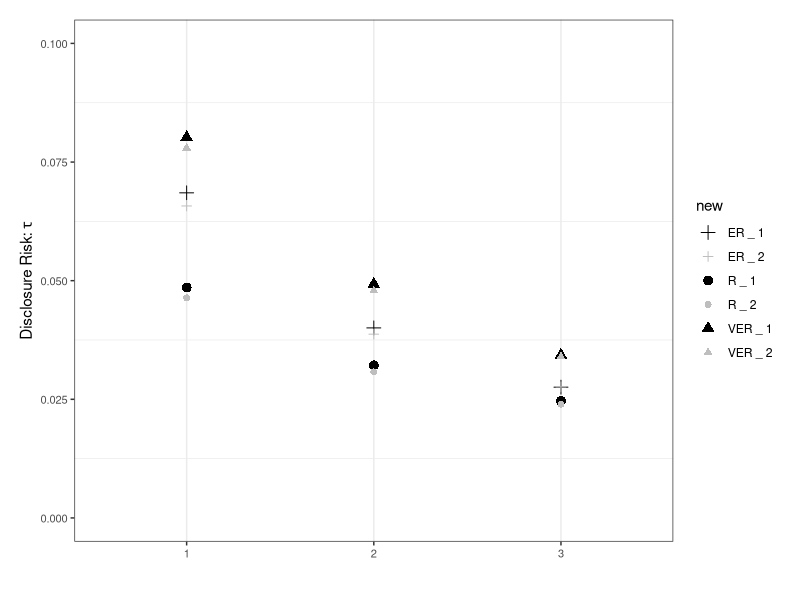
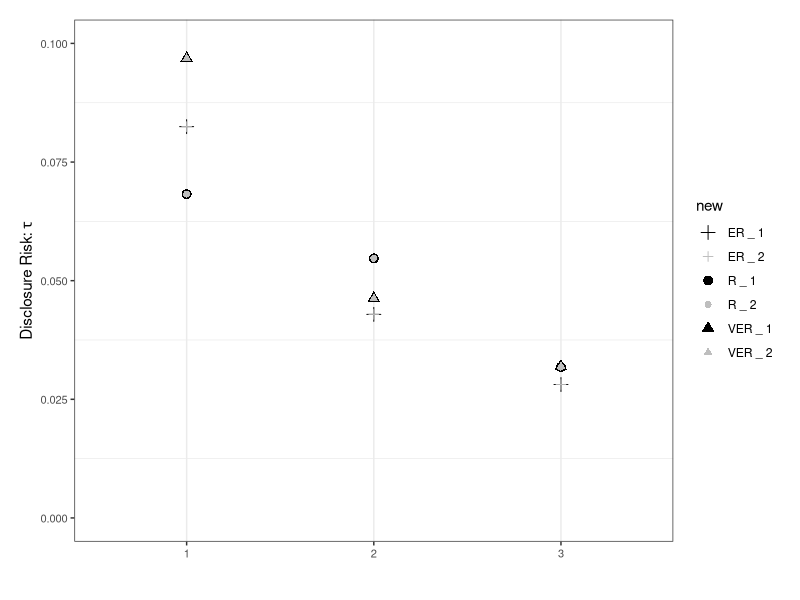
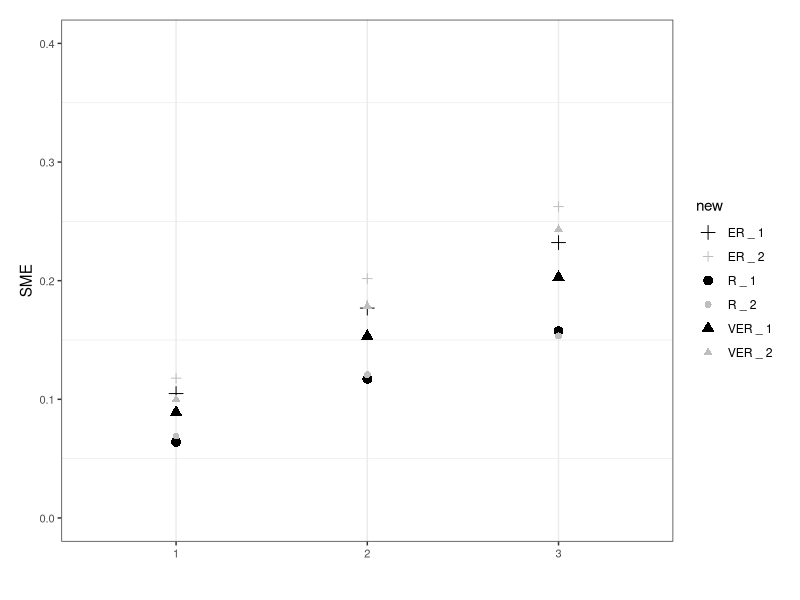
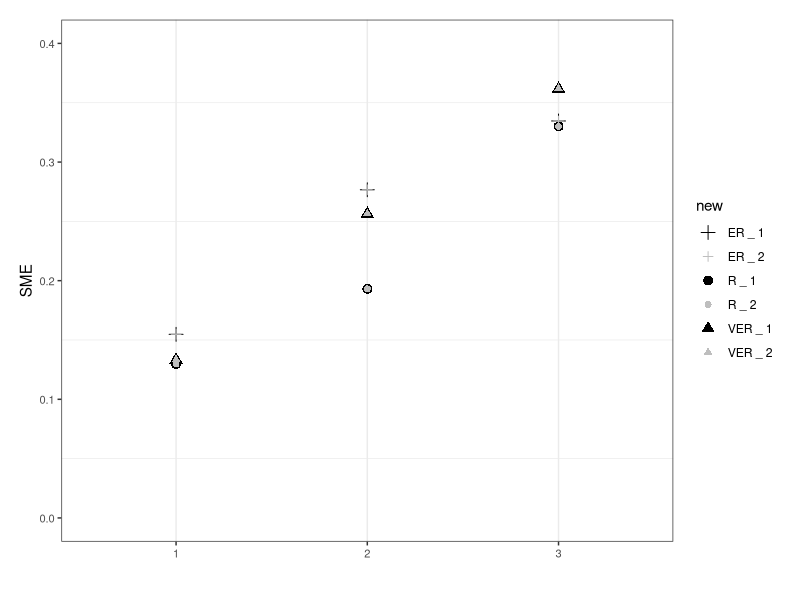
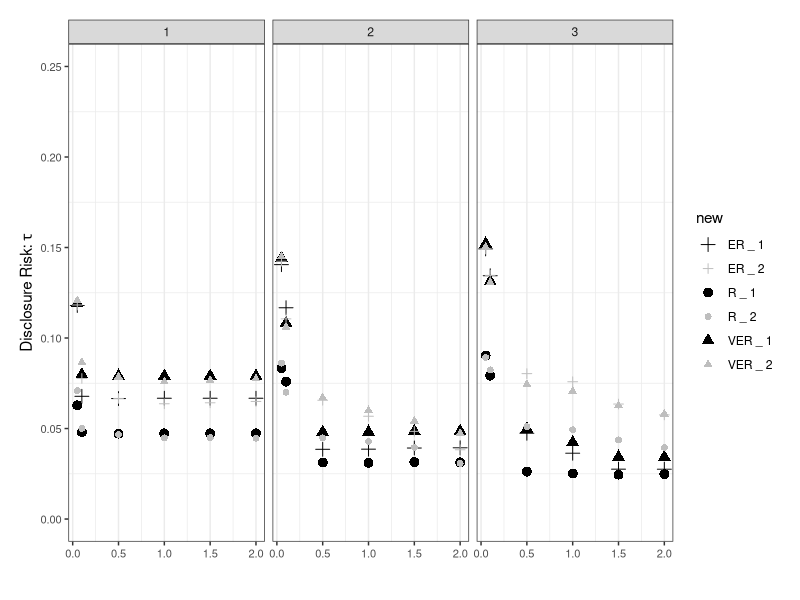
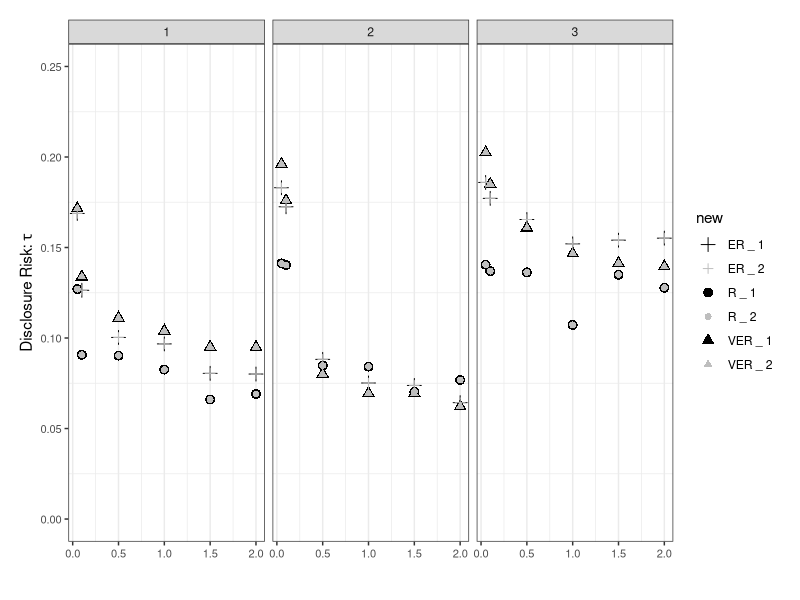
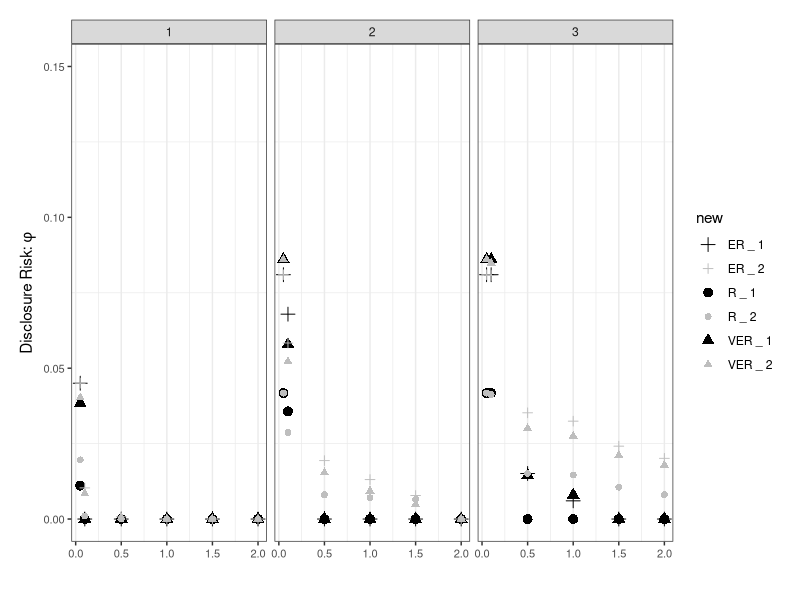
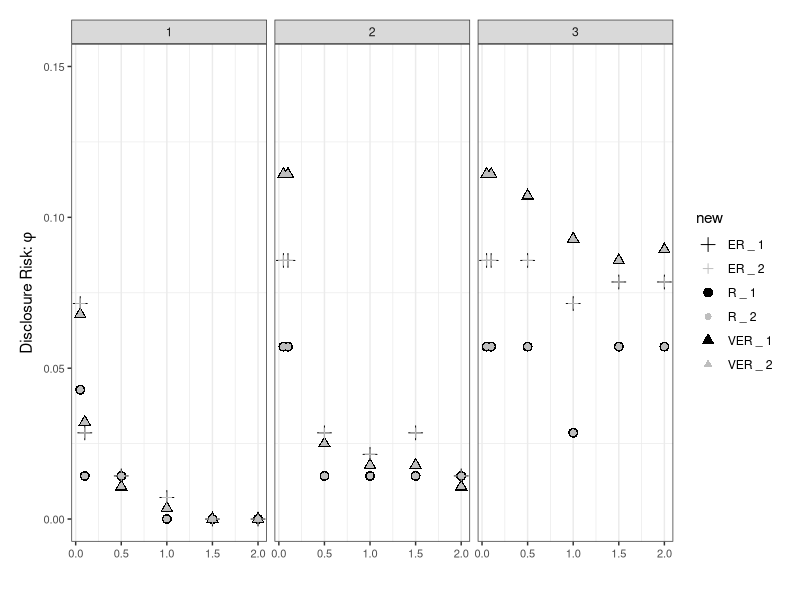

These charts were generated, in order, by the following R code:
library(ggplot2)
library(dplyr)

########------------- Read data -------------############

options(scipen=999)
scm1.data <- readr::read_csv("set_coverage_franklin.csv",show_col_types = FALSE)
mcm1.data <- readr::read_csv("max_coverage_franklin.csv",show_col_types = FALSE)
scm2.data <- readr::read_csv("set_coverage_guernsey.csv",show_col_types = FALSE)
mcm2.data <- readr::read_csv("max_coverage_guernsey.csv",show_col_types = FALSE)

########------------- Set coverage -------------############

scm1.data$predicate <- factor(scm1.data$predicate, levels = c("VER", "ER", "R"))
scm1.data$new <- paste(scm1.data$predicate, '_', scm1.data$coverage)
scm2.data$predicate <- factor(scm2.data$predicate, levels = c("VER", "ER", "R"))
scm2.data$new <- paste(scm2.data$predicate, '_', scm2.data$coverage)

f1 <- ggplot(data = scm1.data, aes(x=factor(lambda), y=risk_1, fill=new)) +
  geom_point(aes(shape=new, color=new, size=new)) +
  labs(y = expression("Disclosure Risk:" ~tau), x = "") +
  ylim(0, 0.1) +
  scale_shape_manual(values=c(3, 3, 16, 16, 17, 17)) +
  scale_colour_manual(values=c("black", "gray", "black", "gray", "black", "gray")) +
  scale_size_manual(values=c(3, 2, 3, 2, 3, 2)) +
  theme_bw() + 
  theme(plot.margin = margin(0.5, 0.5, 0.5, 0.5, unit = "cm"),
        strip.placement = "outside",
        axis.text = element_text(size = 8),
        panel.grid.major.y = element_blank())
f1

g1 <- ggplot(data = scm2.data, aes(x=factor(lambda), y=risk_1, fill=new)) +
  geom_point(aes(shape=new, color=new, size=new)) +
  labs(y = expression("Disclosure Risk:" ~tau), x = "") +
  ylim(0, 0.1) +
  scale_shape_manual(values=c(3, 3, 16, 16, 17, 17)) +
  scale_colour_manual(values=c("black", "gray", "black", "gray", "black", "gray")) +
  scale_size_manual(values=c(3, 2, 3, 2, 3, 2)) +
  theme_bw() + 
  theme(plot.margin = margin(0.5, 0.5, 0.5, 0.5, unit = "cm"),
        strip.placement = "outside",
        axis.text = element_text(size = 8),
        panel.grid.major.y = element_blank())
g1

f2 <- ggplot(data = scm1.data, aes(x=factor(lambda), y=smape, fill=new)) +
  geom_point(aes(shape=new, color=new, size=new)) +
  labs(y = "SME", x = "") +
  ylim(0, 0.4) +
  scale_shape_manual(values=c(3, 3, 16, 16, 17, 17)) +
  scale_colour_manual(values=c("black", "gray", "black", "gray", "black", "gray")) +
  scale_size_manual(values=c(3, 2, 3, 2, 3, 2)) +
  theme_bw() + 
  theme(plot.margin = margin(0.5, 0.5, 0.5, 0.5, unit = "cm"),
        strip.placement = "outside",
        axis.text = element_text(size = 8),
        panel.grid.major.y = element_blank())
f2

g2 <- ggplot(data = scm2.data, aes(x=factor(lambda), y=smape, fill=new)) +
  geom_point(aes(shape=new, color=new, size=new)) +
  labs(y = "SME", x = "") +
  ylim(0, 0.4) +
  scale_shape_manual(values=c(3, 3, 16, 16, 17, 17)) +
  scale_colour_manual(values=c("black", "gray", "black", "gray", "black", "gray")) +
  scale_size_manual(values=c(3, 2, 3, 2, 3, 2)) +
  theme_bw() + 
  theme(plot.margin = margin(0.5, 0.5, 0.5, 0.5, unit = "cm"),
        strip.placement = "outside",
        axis.text = element_text(size = 8),
        panel.grid.major.y = element_blank())
g2

########------------- Max coverage -------------############

mcm1.data$predicate <- factor(mcm1.data$predicate, levels = c("VER", "ER", "R"))
mcm1.data$new <- paste(mcm1.data$predicate, '_', mcm1.data$coverage)
mcm2.data$predicate <- factor(mcm2.data$predicate, levels = c("VER", "ER", "R"))
mcm2.data$new <- paste(mcm2.data$predicate, '_', mcm2.data$coverage)

f3 <- ggplot(data = mcm1.data, aes(x=u, y=risk_1, fill=new)) +
  geom_point(aes(shape=new, color=new, size=new)) +
  labs(y = expression("Disclosure Risk:" ~tau), x = "") +
  ylim(0, 0.25) +
  facet_grid(cols=vars(lambda)) +
  scale_shape_manual(values=c(3, 3, 16, 16, 17, 17)) +
  scale_colour_manual(values=c("black", "gray", "black", "gray", "black", "gray")) +
  scale_size_manual(values=c(3, 2, 3, 2, 3, 2)) +
  theme_bw() + 
  theme(plot.margin = margin(0.5, 0.5, 0.5, 0.5, unit = "cm"),
        strip.placement = "outside",
        axis.text = element_text(size = 8),
        panel.grid.major.y = element_blank())
f3 

g3 <- ggplot(data = mcm2.data, aes(x=u, y=risk_1, fill=new)) +
  geom_point(aes(shape=new, color=new, size=new)) +
  labs(y = expression("Disclosure Risk:" ~tau), x = "") +
  ylim(0, 0.25) +
  facet_grid(cols=vars(lambda)) +
  scale_shape_manual(values=c(3, 3, 16, 16, 17, 17)) +
  scale_colour_manual(values=c("black", "gray", "black", "gray", "black", "gray")) +
  scale_size_manual(values=c(3, 2, 3, 2, 3, 2)) +
  theme_bw() + 
  theme(plot.margin = margin(0.5, 0.5, 0.5, 0.5, unit = "cm"),
        strip.placement = "outside",
        axis.text = element_text(size = 8),
        panel.grid.major.y = element_blank())
g3

f4 <- ggplot(data = mcm1.data, aes(x=u, y=risk_2, fill=new)) +
  geom_point(aes(shape=new, color=new, size=new)) +
  labs(y = expression("Disclosure Risk:" ~phi), x = "") +
  ylim(0, 0.15) +
  facet_grid(cols=vars(lambda)) +
  scale_shape_manual(values=c(3, 3, 16, 16, 17, 17)) +
  scale_colour_manual(values=c("black", "gray", "black", "gray", "black", "gray")) +
  scale_size_manual(values=c(3, 2, 3, 2, 3, 2)) +
  theme_bw() + 
  theme(plot.margin = margin(0.5, 0.5, 0.5, 0.5, unit = "cm"),
        strip.placement = "outside",
        axis.text = element_text(size = 8),
        panel.grid.major.y = element_blank())
f4 

g4 <- ggplot(data = mcm2.data, aes(x=u, y=risk_2, fill=new)) +
  geom_point(aes(shape=new, color=new, size=new)) +
  labs(y = expression("Disclosure Risk:" ~phi), x = "") +
  ylim(0, 0.15) +
  facet_grid(cols=vars(lambda)) +
  scale_shape_manual(values=c(3, 3, 16, 16, 17, 17)) +
  scale_colour_manual(values=c("black", "gray", "black", "gray", "black", "gray")) +
  scale_size_manual(values=c(3, 2, 3, 2, 3, 2)) +
  theme_bw() + 
  theme(plot.margin = margin(0.5, 0.5, 0.5, 0.5, unit = "cm"),
        strip.placement = "outside",
        axis.text = element_text(size = 8),
        panel.grid.major.y = element_blank())
g4 

f5 <- ggplot(data = mcm1.data, aes(x=u, y=smape, fill=new)) +
  geom_point(aes(shape=new, color=new, size=new)) +
  labs(y = "SME") +
  ylim(0, 0.3) +
  facet_grid(cols=vars(lambda)) +
  scale_shape_manual(values=c(3, 3, 16, 16, 17, 17)) +
  scale_colour_manual(values=c("black", "gray", "black", "gray", "black", "gray")) +
  scale_size_manual(values=c(3, 2, 3, 2, 3, 2)) +
  theme_bw() + 
  theme(plot.margin = margin(0.5, 0.5, 0.5, 0.5, unit = "cm"),
        strip.placement = "outside",
        axis.text = element_text(size = 8),
        panel.grid.major.y = element_blank())
f5

g5 <- ggplot(data = mcm2.data, aes(x=u, y=smape, fill=new)) +
  geom_point(aes(shape=new, color=new, size=new)) +
  labs(y = "SME") +
  ylim(0, 0.3) +
  facet_grid(cols=vars(lambda)) +
  scale_shape_manual(values=c(3, 3, 16, 16, 17, 17)) +
  scale_colour_manual(values=c("black", "gray", "black", "gray", "black", "gray")) +
  scale_size_manual(values=c(3, 2, 3, 2, 3, 2)) +
  theme_bw() + 
  theme(plot.margin = margin(0.5, 0.5, 0.5, 0.5, unit = "cm"),
        strip.placement = "outside",
        axis.text = element_text(size = 8),
        panel.grid.major.y = element_blank())
g5
